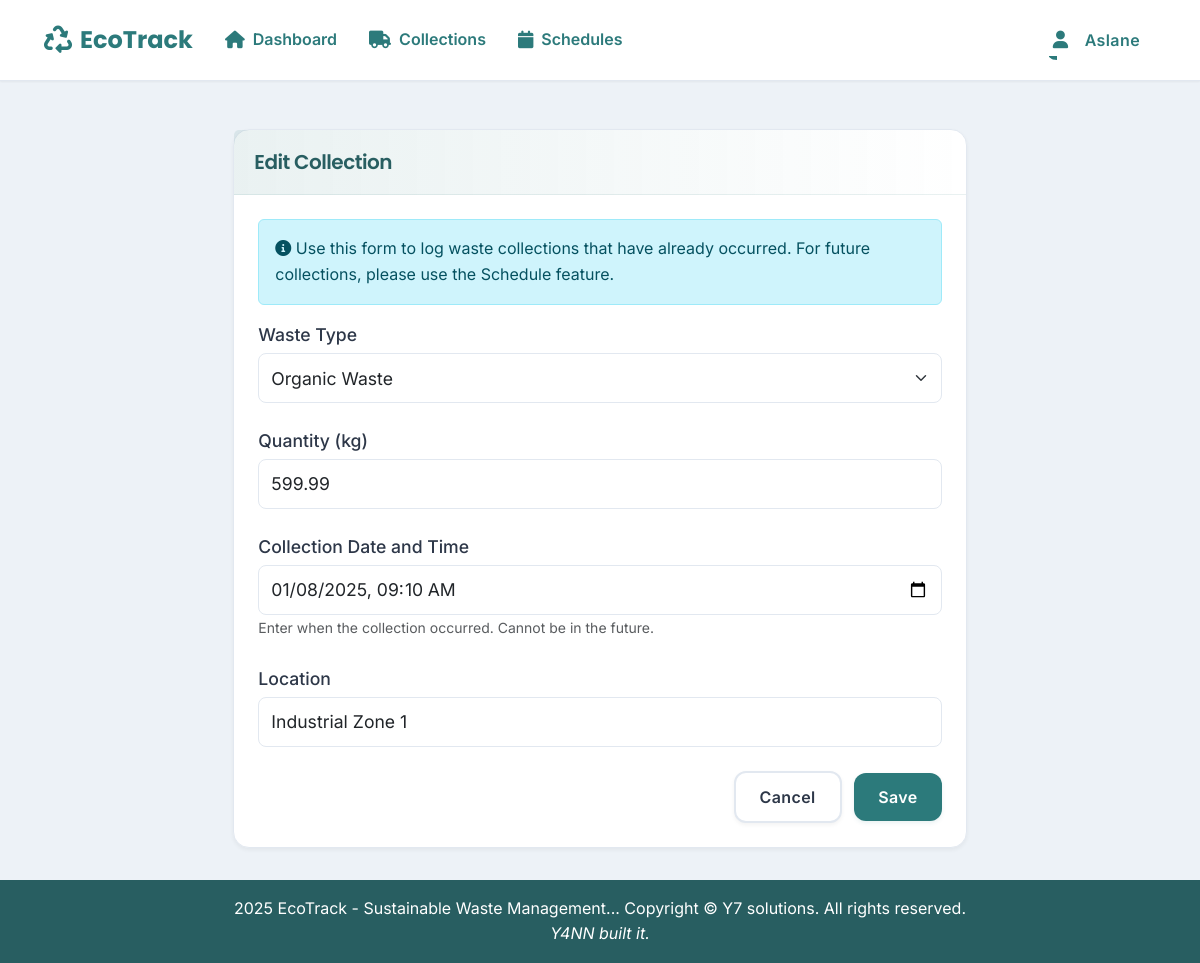
Page /operator/collection/1/edit (signed in) on the committed database.
### models.py (models this page shows, shortened)
class User(UserMixin, db.Model):
    __tablename__ = 'users'
    id = db.Column(db.Integer, primary_key=True)
    username = db.Column(db.String(80), unique=True, nullable=False)
    email = db.Column(db.String(120), unique=True, nullable=False)
    password_hash = db.Column(db.String(200), nullable=False)
    first_name = db.Column(db.String(100), nullable=False)
    last_name = db.Column(db.String(100), nullable=False)
    role = db.Column(db.String(50), nullable=False)
    is_active = db.Column(db.Boolean, default=True, nullable=False)
    created_at = db.Column(db.DateTime, default=datetime.utcnow)
    def is_admin(self):
        return self.role == 'Administrator'
    def is_operator(self):
        return self.role == 'Waste Management Operator'
    def is_reporting_user(self):
        return self.role == 'Reporting User' or self.role == 'Administrator'

class Collection(db.Model):
    __tablename__ = 'collections'
    id = db.Column(db.Integer, primary_key=True)
    user_id = db.Column(db.Integer, db.ForeignKey('users.id'), nullable=False)
    waste_type_id = db.Column(db.Integer, db.ForeignKey('waste_types.id'), nullable=False)
    quantity = db.Column(db.Float, nullable=False)
    collection_date = db.Column(db.DateTime, nullable=False)
    location = db.Column(db.String(255), nullable=False)
    status = db.Column(db.String(20), nullable=False, default='Pending')
    created_at = db.Column(db.DateTime, nullable=False, default=datetime.utcnow)
    user = db.relationship('User', backref=db.backref('collections', lazy=True))
    waste_type = db.relationship('WasteType', backref=db.backref('collections', lazy=True))

class WasteType(db.Model):
    __tablename__ = 'waste_types'
    id = db.Column(db.Integer, primary_key=True)
    name = db.Column(db.String(100), nullable=False)
    description = db.Column(db.Text, nullable=False)
    disposal_method = db.Column(db.String(200), nullable=False)
    created_at = db.Column(db.DateTime, default=datetime.utcnow)

### blueprints/operator.py (the view, shortened to what this page needs)
@operator_bp.route('/operator/collection/<int:id>/edit', methods=['GET', 'POST'])
@login_required
@operator_required
def edit_collection(id):
    collection = Collection.query.get_or_404(id)
    if collection.user_id != current_user.id:
        flash('You do not have permission to edit this collection.', 'error')
        return redirect(url_for('operator.collections'))
    if request.method == 'GET':
        waste_types = WasteType.query.all()
        return render_template('operator/new_collection.html',
                             collection=collection,
                             waste_types=waste_types)

### blueprints/auth.py (called while the page is built)
@login_manager.user_loader
def load_user(user_id):
    return User.query.get(int(user_id))

### blueprints/operator.py (called while the page is built)
def operator_required(f):
    @wraps(f)
    def decorated_function(*args, **kwargs):
        if not current_user.is_authenticated or not current_user.is_operator():
            return jsonify({
                'status': 'error',
                'message': 'You do not have permission to access this page.',
                'redirect': url_for('index')
            }), 403
        return f(*args, **kwargs)
    return decorated_function

### templates/operator/new_collection.html (shortened to what this page needs)
{% extends "base.html" %}
{% block content %}
<div class="container">
    <div class="row justify-content-center">
        <div class="col-md-8">
            <div class="card">
                <div class="card-header">
                    <h5 class="card-title mb-0">{% if collection %}Edit{% else %}Log New{% endif %} Collection</h5>
                </div>
                <div class="card-body">
                    <div class="alert alert-info">
                        <i class="fas fa-info-circle"></i>
                        Use this form to log waste collections that have already occurred. For future collections, please use the Schedule feature.
                    </div>
                    <form method="POST" id="collectionForm" action="{{ url_for('operator.edit_collection', id=collection.id) if collection else url_for('operator.new_collection') }}">
                        <div class="mb-3">
                            <label for="waste_type_id" class="form-label">Waste Type</label>
                            <select class="form-select" id="waste_type_id" name="waste_type_id" required>
                                {% for waste_type in waste_types %}
                                <option value="{{ waste_type.id }}" {% if collection and collection.waste_type_id == waste_type.id %}selected{% endif %}>
                                    {{ waste_type.name }}
                                </option>
                                {% endfor %}
                            </select>
                        </div>
                        <div class="mb-3">
                            <label for="quantity" class="form-label">Quantity (kg)</label>
                            <input type="number" step="0.01" min="0" class="form-control" id="quantity" name="quantity"
                                   value="{{ collection.quantity if collection else '' }}" required>
                        </div>
                        <div class="mb-3">
                            <label for="collection_date" class="form-label">Collection Date and Time</label>
                            <input type="datetime-local" class="form-control" id="collection_date" name="collection_date"
                                   value="{{ collection.collection_date.strftime('%Y-%m-%dT%H:%M') if collection else '' }}" required>
                            <small class="text-muted">
                                Enter when the collection occurred. Cannot be in the future.
                            </small>
                        </div>
                        <div class="mb-3">
                            <label for="location" class="form-label">Location</label>
                            <input type="text" class="form-control" id="location" name="location"
                                   value="{{ collection.location if collection else '' }}" required>
                        </div>
                        <div class="text-end">
                            <a href="{{ url_for('operator.collections') }}" class="btn btn-secondary me-2">Cancel</a>
                            <button type="submit" class="btn btn-primary">Save</button>
                        </div>
                    </form>
                </div>
            </div>
        </div>
    </div>
</div>
{% endblock %}

### templates/base.html (shortened to what this page needs)
<!DOCTYPE html>
<html lang="en">
<head>
    <link href="https://cdn.jsdelivr.net/npm/bootstrap@5.3.0/dist/css/bootstrap.min.css" rel="stylesheet">
    <link rel="stylesheet" href="https://cdnjs.cloudflare.com/ajax/libs/font-awesome/6.0.0/css/all.min.css">
    <link rel="stylesheet" href="https://cdn.jsdelivr.net/npm/sweetalert2@11/dist/sweetalert2.min.css">
    <link rel="stylesheet" href="{{ url_for('static', filename='css/styles.css') }}">
</head>
<body>
    <nav class="navbar navbar-expand-lg">
        <div class="container-fluid">
            <a class="navbar-brand" href="/">
                <i class="fas fa-recycle me-2"></i>EcoTrack
            </a>
            <div class="collapse navbar-collapse" id="navbarNav">
                <ul class="navbar-nav">
                    {% if current_user.is_authenticated %}
                        <li class="nav-item">
                            <a class="nav-link" href="{{ url_for('index') }}">
                                <i class="fas fa-home me-2"></i>Dashboard
                            </a>
                        </li>
                        {% if current_user.is_operator() or current_user.is_admin() %}
                            <li class="nav-item">
                                <a class="nav-link" href="{{ url_for('collections') }}">
                                    <i class="fas fa-truck me-2"></i>Collections
                                </a>
                            </li>
                            <li class="nav-item">
                                <a class="nav-link" href="{{ url_for('schedules') }}">
                                    <i class="fas fa-calendar me-2"></i>Schedules
                                </a>
                            </li>
                        {% endif %}
                    {% endif %}
                </ul>
                <ul class="navbar-nav ms-auto">
                    {% if current_user.is_authenticated %}
                        <li class="nav-item dropdown">
                            <button class="nav-link dropdown-toggle btn btn-link" type="button" id="userDropdown"
                                    data-bs-toggle="dropdown" data-bs-auto-close="true" aria-expanded="false">
                                <i class="fas fa-user me-2"></i>
                                {{ current_user.first_name }}
                            </button>
                        </li>
                    {% endif %}
                </ul>
            </div>
        </div>
    </nav>
    <div class="content-wrapper">
        {% block content %}{% endblock %}
    </div>
    <footer class="footer">
        <div class="container">
            <span> 2025 EcoTrack - Sustainable Waste Management...</span>
            <copyright>
                <span>Copyright &copy; Y7 solutions. All rights reserved.</span>
            </copyright><br>
            <span><i>Y4NN built it.</i></span>
        </div>
    </footer>
</body>
</html>

### templates/base.html (style rules this page uses)
.navbar { position: relative; z-index: 1030 !important; }
.content-wrapper { position: relative; z-index: 1020 !important; margin-top: 1rem; }
.nav-item.dropdown { position: relative; }
.nav-link.btn-link { padding: 0.5rem 1rem; text-decoration: none; background: none; border: none; color: inherit; }

### rows in the picture
User: first_name "Aslane"
Collection: waste_type_id "Organic Waste", quantity "599.99", collection_date "01/08/2025 09:10", location "Industrial Zone 1"
